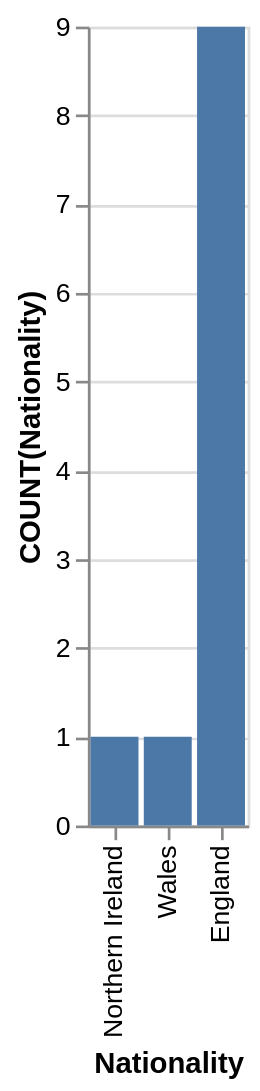

Describe this chart as a Vega-Lite specification.
### Vega-Lite specification from a JSON file in a GitHub repository (floating-point values rounded to 4 significant figures)
{"data": {"values": [{"x_data": "Northern Ireland", "y_data": 1}, {"x_data": "Wales", "y_data": 1}, {"x_data": "England", "y_data": 9}]}, "mark": "bar", "encoding": {"x": {"field": "x_data", "type": "nominal", "title": "Nationality", "sort": {"op": "sum", "field": "y_data", "order": "ascending"}}, "y": {"field": "y_data", "type": "quantitative", "title": "COUNT(Nationality)"}}}
